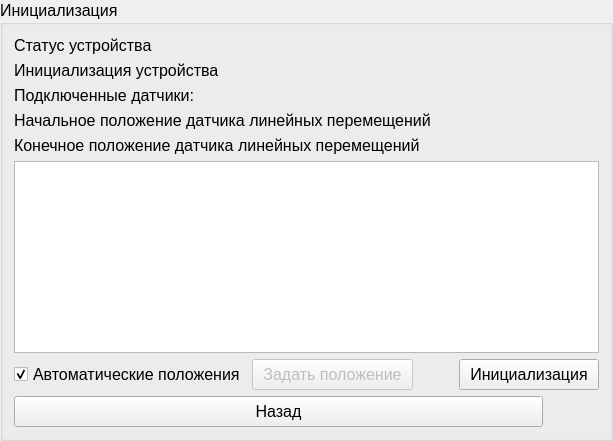
         <widget class="QGroupBox" name="groupBox_init">
          <property name="sizePolicy">
           <sizepolicy hsizetype="Expanding" vsizetype="Preferred">
            <horstretch>0</horstretch>
            <verstretch>0</verstretch>
           </sizepolicy>
          </property>
          <property name="minimumSize">
           <size>
            <width>600</width>
            <height>0</height>
           </size>
          </property>
          <property name="font">
           <font>
            <family>Segoe UI</family>
            <pointsize>12</pointsize>
           </font>
          </property>
          <property name="title">
           <string>Инициализация</string>
          </property>
          <layout class="QGridLayout" name="gridLayout_9">
           <item row="3" column="1">
            <widget class="QLabel" name="label_connectedSensorsNumber">
             <property name="sizePolicy">
              <sizepolicy hsizetype="Maximum" vsizetype="Maximum">
               <horstretch>50</horstretch>
               <verstretch>0</verstretch>
              </sizepolicy>
             </property>
             <property name="minimumSize">
              <size>
               <width>50</width>
               <height>0</height>
              </size>
             </property>
             <property name="font">
              <font>
               <family>Segoe UI</family>
               <pointsize>12</pointsize>
              </font>
             </property>
             <property name="layoutDirection">
              <enum>Qt::LayoutDirection::LeftToRight</enum>
             </property>
             <property name="text">
              <string/>
             </property>
             <property name="alignment">
              <set>Qt::AlignmentFlag::AlignRight|Qt::AlignmentFlag::AlignTrailing|Qt::AlignmentFlag::AlignVCenter</set>
             </property>
            </widget>
           </item>
           <item row="3" column="0">
            <widget class="QLabel" name="label_connectedSensors">
             <property name="font">
              <font>
               <family>Segoe UI</family>
               <pointsize>12</pointsize>
              </font>
             </property>
             <property name="text">
              <string>Подключенные датчики:</string>
             </property>
            </widget>
           </item>
           <item row="5" column="1">
            <widget class="QLabel" name="label_finalPositionValue">
             <property name="sizePolicy">
              <sizepolicy hsizetype="Maximum" vsizetype="Maximum">
               <horstretch>50</horstretch>
               <verstretch>0</verstretch>
              </sizepolicy>
             </property>
             <property name="minimumSize">
              <size>
               <width>50</width>
               <height>0</height>
              </size>
             </property>
             <property name="font">
              <font>
               <family>Segoe UI</family>
               <pointsize>12</pointsize>
              </font>
             </property>
             <property name="layoutDirection">
              <enum>Qt::LayoutDirection::LeftToRight</enum>
             </property>
             <property name="text">
              <string/>
             </property>
             <property name="alignment">
              <set>Qt::AlignmentFlag::AlignRight|Qt::AlignmentFlag::AlignTrailing|Qt::AlignmentFlag::AlignVCenter</set>
             </property>
            </widget>
           </item>
           <item row="8" column="0">
            <widget class="QPushButton" name="pushButton_back">
             <property name="font">
              <font>
               <family>Segoe UI</family>
               <pointsize>12</pointsize>
              </font>
             </property>
             <property name="styleSheet">
              <string notr="true">padding: 5px 10px;</string>
             </property>
             <property name="text">
              <string>Назад</string>
             </property>
            </widget>
           </item>
           <item row="4" column="1">
            <widget class="QLabel" name="label_startingPositionValue">
             <property name="sizePolicy">
              <sizepolicy hsizetype="Maximum" vsizetype="Maximum">
               <horstretch>50</horstretch>
               <verstretch>0</verstretch>
              </sizepolicy>
             </property>
             <property name="minimumSize">
              <size>
               <width>50</width>
               <height>0</height>
              </size>
             </property>
             <property name="font">
              <font>
               <family>Segoe UI</family>
               <pointsize>12</pointsize>
              </font>
             </property>
             <property name="layoutDirection">
              <enum>Qt::LayoutDirection::LeftToRight</enum>
             </property>
             <property name="text">
              <string/>
             </property>
             <property name="alignment">
              <set>Qt::AlignmentFlag::AlignRight|Qt::AlignmentFlag::AlignTrailing|Qt::AlignmentFlag::AlignVCenter</set>
             </property>
            </widget>
           </item>
           <item row="2" column="0">
            <widget class="QLabel" name="label_deviceInit">
             <property name="font">
              <font>
               <family>Segoe UI</family>
               <pointsize>12</pointsize>
              </font>
             </property>
             <property name="text">
              <string>Инициализация устройства</string>
             </property>
            </widget>
           </item>
           <item row="5" column="0">
            <widget class="QLabel" name="label_finalPosition">
             <property name="font">
              <font>
               <family>Segoe UI</family>
               <pointsize>12</pointsize>
              </font>
             </property>
             <property name="text">
              <string>Конечное положение датчика линейных перемещений</string>
             </property>
            </widget>
           </item>
           <item row="0" column="0">
            <widget class="QLabel" name="label_deviceStatus">
             <property name="font">
              <font>
               <family>Segoe UI</family>
               <pointsize>12</pointsize>
              </font>
             </property>
             <property name="text">
              <string>Статус устройства</string>
             </property>
            </widget>
           </item>
           <item row="4" column="0">
            <widget class="QLabel" name="label_startingPosition">
             <property name="font">
              <font>
               <family>Segoe UI</family>
               <pointsize>12</pointsize>
              </font>
             </property>
             <property name="text">
              <string>Начальное положение датчика линейных перемещений</string>
             </property>
            </widget>
           </item>
           <item row="6" column="0" colspan="2">
            <widget class="Widgets::Chart::ChartView" name="Chart_trend"/>
           </item>
           <item row="2" column="1">
            <widget class="QLabel" name="label_deviceInitValue">
             <property name="sizePolicy">
              <sizepolicy hsizetype="Maximum" vsizetype="Maximum">
               <horstretch>50</horstretch>
               <verstretch>0</verstretch>
              </sizepolicy>
             </property>
             <property name="minimumSize">
              <size>
               <width>50</width>
               <height>0</height>
              </size>
             </property>
             <property name="font">
              <font>
               <family>Segoe UI</family>
               <pointsize>12</pointsize>
              </font>
             </property>
             <property name="layoutDirection">
              <enum>Qt::LayoutDirection::LeftToRight</enum>
             </property>
             <property name="text">
              <string/>
             </property>
             <property name="alignment">
              <set>Qt::AlignmentFlag::AlignRight|Qt::AlignmentFlag::AlignTrailing|Qt::AlignmentFlag::AlignVCenter</set>
             </property>
            </widget>
           </item>
           <item row="0" column="1">
            <widget class="QLabel" name="label_deviceStatusValue">
             <property name="sizePolicy">
              <sizepolicy hsizetype="Maximum" vsizetype="Preferred">
               <horstretch>50</horstretch>
               <verstretch>0</verstretch>
              </sizepolicy>
             </property>
             <property name="minimumSize">
              <size>
               <width>50</width>
               <height>0</height>
              </size>
             </property>
             <property name="font">
              <font>
               <family>Segoe UI</family>
               <pointsize>12</pointsize>
              </font>
             </property>
             <property name="layoutDirection">
              <enum>Qt::LayoutDirection::LeftToRight</enum>
             </property>
             <property name="styleSheet">
              <string notr="true"/>
             </property>
             <property name="text">
              <string/>
             </property>
             <property name="alignment">
              <set>Qt::AlignmentFlag::AlignRight|Qt::AlignmentFlag::AlignTrailing|Qt::AlignmentFlag::AlignVCenter</set>
             </property>
            </widget>
           </item>
           <item row="7" column="0" colspan="2">
            <layout class="QHBoxLayout" name="horizontalLayout_menuInit">
             <item>
              <widget class="QCheckBox" name="checkBox_autoinit">
               <property name="sizePolicy">
                <sizepolicy hsizetype="Preferred" vsizetype="Preferred">
                 <horstretch>0</horstretch>
                 <verstretch>0</verstretch>
                </sizepolicy>
               </property>
               <property name="font">
                <font>
                 <family>Segoe UI</family>
                 <pointsize>12</pointsize>
                </font>
               </property>
               <property name="text">
                <string>Автоматические положения</string>
               </property>
               <property name="checked">
                <bool>true</bool>
               </property>
              </widget>
             </item>
             <item>
              <widget class="QPushButton" name="pushButton_set">
               <property name="enabled">
                <bool>false</bool>
               </property>
               <property name="sizePolicy">
                <sizepolicy hsizetype="Preferred" vsizetype="Preferred">
                 <horstretch>0</horstretch>
                 <verstretch>0</verstretch>
                </sizepolicy>
               </property>
               <property name="font">
                <font>
                 <family>Segoe UI</family>
                 <pointsize>12</pointsize>
                </font>
               </property>
               <property name="styleSheet">
                <string notr="true">padding: 5px 10px;</string>
               </property>
               <property name="text">
                <string>Задать положение</string>
               </property>
              </widget>
             </item>
             <item>
              <spacer name="horizontalSpacer_menuInit">
               <property name="orientation">
                <enum>Qt::Orientation::Horizontal</enum>
               </property>
               <property name="sizeHint" stdset="0">
                <size>
                 <width>40</width>
                 <height>20</height>
                </size>
               </property>
              </spacer>
             </item>
             <item>
              <widget class="QPushButton" name="pushButton_init">
               <property name="sizePolicy">
                <sizepolicy hsizetype="Preferred" vsizetype="Preferred">
                 <horstretch>0</horstretch>
                 <verstretch>0</verstretch>
                </sizepolicy>
               </property>
               <property name="font">
                <font>
                 <family>Segoe UI</family>
                 <pointsize>12</pointsize>
                </font>
               </property>
               <property name="styleSheet">
                <string notr="true">padding: 5px 10px;</string>
               </property>
               <property name="text">
                <string>Инициализация</string>
               </property>
              </widget>
             </item>
            </layout>
           </item>
          </layout>
         </widget>
